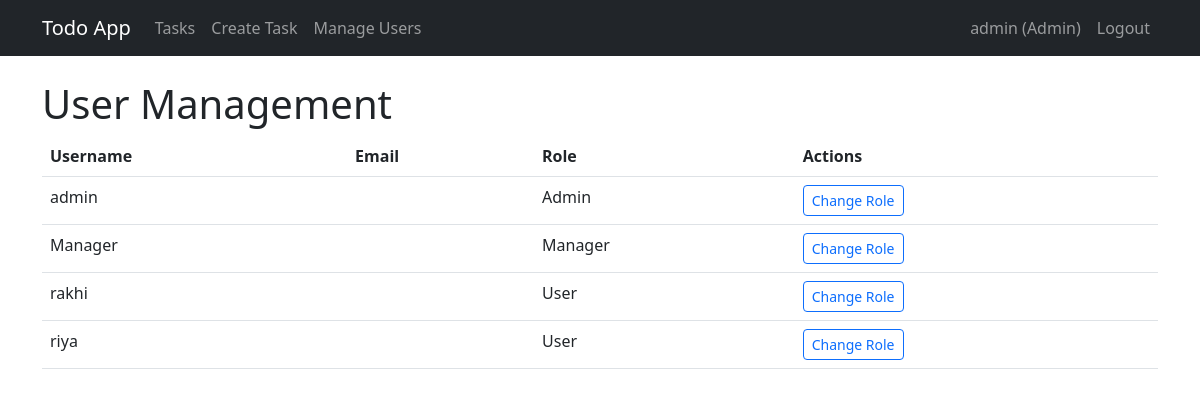
Screenshot of /users/ (signed in) with the database file from the repository.
### todo_app/models.py (models this page shows, shortened)
class User(AbstractUser):
    ADMIN = 'admin'
    MANAGER = 'manager'
    USER = 'user'
    ROLE_CHOICES = [
        (ADMIN, 'Admin'),
        (MANAGER, 'Manager'),
        (USER, 'User'),
    ]
    role = models.CharField(max_length=10, choices=ROLE_CHOICES, default=USER)
    def is_admin(self):
        return self.role == self.ADMIN

### todo_app/views.py (the view)
# urls.py: path('users/', views.UserListView.as_view(), name='user-list'),
class UserListView(AdminRequiredMixin, ListView):
    model = User
    template_name = 'todo_app/user_list.html'
    context_object_name = 'users'

### todo_app/views.py (called while the page is built)
    def test_func(self):
        return self.request.user.is_authenticated and self.request.user.is_admin()

### todo_app/templates/todo_app/user_list.html
{% extends 'base.html' %}
{% block content %}
    <h1>User Management</h1>
    <div class="table-responsive">
        <table class="table table-hover">
            <thead>
                <tr>
                    <th>Username</th>
                    <th>Email</th>
                    <th>Role</th>
                    <th>Actions</th>
                </tr>
            </thead>
            <tbody>
                {% for user_obj in users %}
                    <tr>
                        <td>{{ user_obj.username }}</td>
                        <td>{{ user_obj.email }}</td>
                        <td>{{ user_obj.get_role_display }}</td>
                        <td>
                            <a href="{% url 'user-update' user_obj.pk %}" class="btn btn-sm btn-outline-primary">Change Role</a>
                        </td>
                    </tr>
                {% endfor %}
            </tbody>
        </table>
    </div>
{% endblock %}

### todo_app/templates/base.html (shortened to what this page needs)
<!DOCTYPE html>
<html lang="en">
<head>
    <link href="https://cdn.jsdelivr.net/npm/bootstrap@5.3.0-alpha1/dist/css/bootstrap.min.css" rel="stylesheet">
</head>
<body>
    <nav class="navbar navbar-expand-lg navbar-dark bg-dark">
        <div class="container">
            <a class="navbar-brand" href="{% url 'task-list' %}">Todo App</a>
            <div class="collapse navbar-collapse" id="navbarNav">
                <ul class="navbar-nav me-auto">
                    {% if user.is_authenticated %}
                        <li class="nav-item">
                            <a class="nav-link" href="{% url 'task-list' %}">Tasks</a>
                        </li>
                        {% if user.is_admin or user.is_manager %}
                            <li class="nav-item">
                                <a class="nav-link" href="{% url 'task-create' %}">Create Task</a>
                            </li>
                        {% endif %}
                        {% if user.is_admin %}
                            <li class="nav-item">
                                <a class="nav-link" href="{% url 'user-list' %}">Manage Users</a>
                            </li>
                        {% endif %}
                    {% endif %}
                </ul>
                <ul class="navbar-nav">
                    {% if user.is_authenticated %}
                        <li class="nav-item">
                            <span class="nav-link">{{ user.username }} ({{ user.get_role_display }})</span>
                        </li>
                        <li class="nav-item">
                            <form method="get" action="{% url 'logout' %}">
                                <button class="btn btn-link nav-link" type="submit">Logout</button>
                            </form>
                        </li>
                    {% endif %}
                </ul>
            </div>
        </div>
    </nav>
    <div class="container mt-4">
        {% block content %}{% endblock %}
    </div>
</body>
</html>

### rows the page displays
User: username "admin", role "Admin"
User: username "Manager", role "Manager"
User: username "rakhi", role "User"
User: username "riya", role "User"
